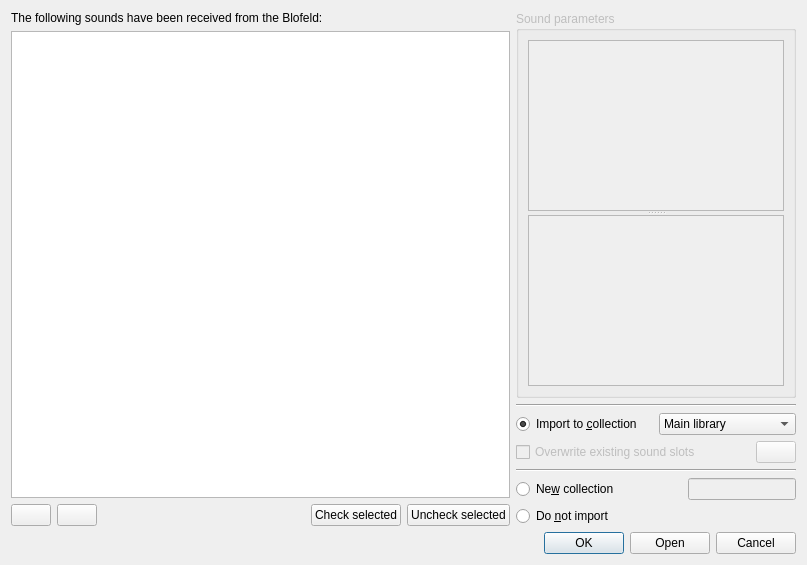
<?xml version="1.0" encoding="UTF-8"?>
<ui version="4.0">
 <class>Dialog</class>
 <widget class="QDialog" name="Dialog">
  <property name="geometry">
   <rect>
    <x>0</x>
    <y>0</y>
    <width>807</width>
    <height>565</height>
   </rect>
  </property>
  <property name="windowTitle">
   <string>Dump receive</string>
  </property>
  <layout class="QGridLayout" name="gridLayout_2" columnstretch="6,0">
   <item row="1" column="0">
    <widget class="QTableView" name="dumpTable">
     <property name="contextMenuPolicy">
      <enum>Qt::CustomContextMenu</enum>
     </property>
     <property name="editTriggers">
      <set>QAbstractItemView::NoEditTriggers</set>
     </property>
     <property name="selectionBehavior">
      <enum>QAbstractItemView::SelectRows</enum>
     </property>
     <property name="horizontalScrollMode">
      <enum>QAbstractItemView::ScrollPerPixel</enum>
     </property>
     <property name="wordWrap">
      <bool>false</bool>
     </property>
     <attribute name="horizontalHeaderHighlightSections">
      <bool>false</bool>
     </attribute>
    </widget>
   </item>
   <item row="2" column="0">
    <layout class="QHBoxLayout" name="horizontalLayout">
     <item>
      <widget class="QPushButton" name="selectAllBtn">
       <property name="toolTip">
        <string>Select all</string>
       </property>
       <property name="icon">
        <iconset theme="edit-select-all">
         <normaloff/>
        </iconset>
       </property>
      </widget>
     </item>
     <item>
      <widget class="QPushButton" name="selectNoneBtn">
       <property name="sizePolicy">
        <sizepolicy hsizetype="Maximum" vsizetype="Fixed">
         <horstretch>0</horstretch>
         <verstretch>0</verstretch>
        </sizepolicy>
       </property>
       <property name="toolTip">
        <string>Select none</string>
       </property>
       <property name="icon">
        <iconset theme="edit-select-none">
         <normaloff/>
        </iconset>
       </property>
      </widget>
     </item>
     <item>
      <spacer name="horizontalSpacer">
       <property name="orientation">
        <enum>Qt::Horizontal</enum>
       </property>
       <property name="sizeHint" stdset="0">
        <size>
         <width>40</width>
         <height>20</height>
        </size>
       </property>
      </spacer>
     </item>
     <item>
      <widget class="QPushButton" name="checkSelectionBtn">
       <property name="text">
        <string>Check selected</string>
       </property>
       <property name="icon">
        <iconset theme="checkmark">
         <normaloff/>
        </iconset>
       </property>
      </widget>
     </item>
     <item>
      <widget class="QPushButton" name="uncheckSelectionBtn">
       <property name="text">
        <string>Uncheck selected</string>
       </property>
       <property name="icon">
        <iconset theme="list-remove">
         <normaloff/>
        </iconset>
       </property>
      </widget>
     </item>
    </layout>
   </item>
   <item row="3" column="0" colspan="2">
    <widget class="QDialogButtonBox" name="buttonBox">
     <property name="orientation">
      <enum>Qt::Horizontal</enum>
     </property>
     <property name="standardButtons">
      <set>QDialogButtonBox::Cancel|QDialogButtonBox::Ok|QDialogButtonBox::Open</set>
     </property>
    </widget>
   </item>
   <item row="0" column="0">
    <widget class="QLabel" name="label">
     <property name="text">
      <string>The following sounds have been received from the Blofeld:</string>
     </property>
    </widget>
   </item>
   <item row="0" column="1" rowspan="3">
    <layout class="QGridLayout" name="gridLayout">
     <item row="3" column="0">
      <widget class="QRadioButton" name="importRadio">
       <property name="text">
        <string>Import to &amp;collection</string>
       </property>
       <property name="checked">
        <bool>true</bool>
       </property>
       <attribute name="buttonGroup">
        <string notr="true">importGroup</string>
       </attribute>
      </widget>
     </item>
     <item row="0" column="0" colspan="2">
      <widget class="QGroupBox" name="paramGroupBox">
       <property name="enabled">
        <bool>false</bool>
       </property>
       <property name="title">
        <string>Sound parameters</string>
       </property>
       <layout class="QVBoxLayout" name="verticalLayout">
        <item>
         <widget class="QSplitter" name="paramSplitter">
          <property name="orientation">
           <enum>Qt::Vertical</enum>
          </property>
          <widget class="QTreeView" name="paramTree">
           <property name="editTriggers">
            <set>QAbstractItemView::NoEditTriggers</set>
           </property>
           <attribute name="headerVisible">
            <bool>false</bool>
           </attribute>
          </widget>
          <widget class="QTableView" name="valueTable">
           <property name="editTriggers">
            <set>QAbstractItemView::NoEditTriggers</set>
           </property>
           <property name="selectionMode">
            <enum>QAbstractItemView::NoSelection</enum>
           </property>
           <property name="wordWrap">
            <bool>false</bool>
           </property>
           <attribute name="horizontalHeaderHighlightSections">
            <bool>false</bool>
           </attribute>
          </widget>
         </widget>
        </item>
       </layout>
      </widget>
     </item>
     <item row="7" column="0" colspan="2">
      <layout class="QHBoxLayout" name="horizontalLayout_4">
       <item>
        <widget class="QRadioButton" name="newRadio">
         <property name="text">
          <string>Ne&amp;w collection</string>
         </property>
         <attribute name="buttonGroup">
          <string notr="true">importGroup</string>
         </attribute>
        </widget>
       </item>
       <item>
        <widget class="QLabel" name="newIcon">
         <property name="sizePolicy">
          <sizepolicy hsizetype="Maximum" vsizetype="Preferred">
           <horstretch>0</horstretch>
           <verstretch>0</verstretch>
          </sizepolicy>
         </property>
        </widget>
       </item>
       <item>
        <widget class="CollectionNameEdit" name="newEdit">
         <property name="enabled">
          <bool>false</bool>
         </property>
         <property name="sizePolicy">
          <sizepolicy hsizetype="Maximum" vsizetype="Fixed">
           <horstretch>0</horstretch>
           <verstretch>0</verstretch>
          </sizepolicy>
         </property>
         <property name="maxLength">
          <number>32</number>
         </property>
        </widget>
       </item>
      </layout>
     </item>
     <item row="3" column="1">
      <widget class="QComboBox" name="collectionCombo">
       <item>
        <property name="text">
         <string>Main library</string>
        </property>
        <property name="icon">
         <iconset theme="go-home">
          <normaloff/>
         </iconset>
        </property>
       </item>
      </widget>
     </item>
     <item row="1" column="0" rowspan="2" colspan="2">
      <widget class="Line" name="line_2">
       <property name="orientation">
        <enum>Qt::Horizontal</enum>
       </property>
      </widget>
     </item>
     <item row="4" column="0" colspan="2">
      <layout class="QHBoxLayout" name="horizontalLayout_2">
       <item>
        <widget class="QCheckBox" name="overwriteChk">
         <property name="enabled">
          <bool>false</bool>
         </property>
         <property name="sizePolicy">
          <sizepolicy hsizetype="Expanding" vsizetype="Fixed">
           <horstretch>0</horstretch>
           <verstretch>0</verstretch>
          </sizepolicy>
         </property>
         <property name="text">
          <string>Overwrite existing sound slots</string>
         </property>
        </widget>
       </item>
       <item>
        <widget class="QPushButton" name="overwriteBtn">
         <property name="enabled">
          <bool>false</bool>
         </property>
         <property name="icon">
          <iconset theme="emblem-question">
           <normaloff/>
          </iconset>
         </property>
        </widget>
       </item>
      </layout>
     </item>
     <item row="5" column="0" rowspan="2" colspan="2">
      <widget class="Line" name="line">
       <property name="orientation">
        <enum>Qt::Horizontal</enum>
       </property>
      </widget>
     </item>
     <item row="8" column="0" colspan="2">
      <widget class="QRadioButton" name="noImportRadio">
       <property name="text">
        <string>Do &amp;not import</string>
       </property>
       <attribute name="buttonGroup">
        <string notr="true">importGroup</string>
       </attribute>
      </widget>
     </item>
    </layout>
   </item>
  </layout>
 </widget>
 <customwidgets>
  <customwidget>
   <class>CollectionNameEdit</class>
   <extends>QLineEdit</extends>
   <header>bigglesworth.dialogs.dump</header>
  </customwidget>
 </customwidgets>
 <resources/>
 <connections>
  <connection>
   <sender>buttonBox</sender>
   <signal>accepted()</signal>
   <receiver>Dialog</receiver>
   <slot>accept()</slot>
   <hints>
    <hint type="sourcelabel">
     <x>250</x>
     <y>558</y>
    </hint>
    <hint type="destinationlabel">
     <x>157</x>
     <y>274</y>
    </hint>
   </hints>
  </connection>
  <connection>
   <sender>buttonBox</sender>
   <signal>rejected()</signal>
   <receiver>Dialog</receiver>
   <slot>reject()</slot>
   <hints>
    <hint type="sourcelabel">
     <x>318</x>
     <y>558</y>
    </hint>
    <hint type="destinationlabel">
     <x>286</x>
     <y>274</y>
    </hint>
   </hints>
  </connection>
  <connection>
   <sender>newRadio</sender>
   <signal>toggled(bool)</signal>
   <receiver>newEdit</receiver>
   <slot>setEnabled(bool)</slot>
   <hints>
    <hint type="sourcelabel">
     <x>637</x>
     <y>486</y>
    </hint>
    <hint type="destinationlabel">
     <x>798</x>
     <y>489</y>
    </hint>
   </hints>
  </connection>
  <connection>
   <sender>newRadio</sender>
   <signal>toggled(bool)</signal>
   <receiver>newIcon</receiver>
   <slot>setEnabled(bool)</slot>
   <hints>
    <hint type="sourcelabel">
     <x>617</x>
     <y>473</y>
    </hint>
    <hint type="destinationlabel">
     <x>654</x>
     <y>474</y>
    </hint>
   </hints>
  </connection>
  <connection>
   <sender>newRadio</sender>
   <signal>toggled(bool)</signal>
   <receiver>newIcon</receiver>
   <slot>setVisible(bool)</slot>
   <hints>
    <hint type="sourcelabel">
     <x>614</x>
     <y>485</y>
    </hint>
    <hint type="destinationlabel">
     <x>662</x>
     <y>481</y>
    </hint>
   </hints>
  </connection>
 </connections>
 <buttongroups>
  <buttongroup name="importGroup"/>
 </buttongroups>
</ui>
